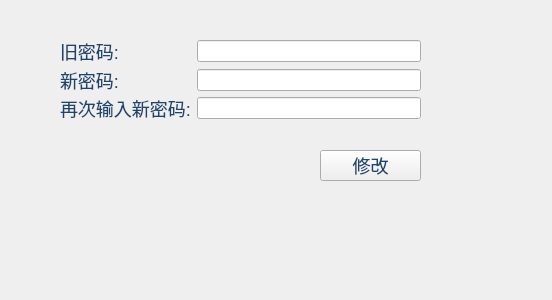
<?xml version="1.0" encoding="UTF-8"?>
<ui version="4.0">
 <class>Form</class>
 <widget class="QWidget" name="Form">
  <property name="geometry">
   <rect>
    <x>0</x>
    <y>0</y>
    <width>552</width>
    <height>300</height>
   </rect>
  </property>
  <property name="windowTitle">
   <string>Form</string>
  </property>
  <property name="styleSheet">
   <string notr="true">QLabel{
	font-size:18px;
	color:#1b456c;
}
QPushButton{
	font-size:18px;
	color:#1b456c;
}</string>
  </property>
  <widget class="QWidget" name="formLayoutWidget">
   <property name="geometry">
    <rect>
     <x>60</x>
     <y>40</y>
     <width>361</width>
     <height>80</height>
    </rect>
   </property>
   <layout class="QFormLayout" name="formLayout">
    <item row="0" column="0">
     <widget class="QLabel" name="label">
      <property name="text">
       <string>旧密码:</string>
      </property>
     </widget>
    </item>
    <item row="0" column="1">
     <widget class="QLineEdit" name="lineEdit">
      <property name="echoMode">
       <enum>QLineEdit::Password</enum>
      </property>
     </widget>
    </item>
    <item row="1" column="0">
     <widget class="QLabel" name="label_2">
      <property name="text">
       <string>新密码:</string>
      </property>
     </widget>
    </item>
    <item row="1" column="1">
     <widget class="QLineEdit" name="lineEdit_2">
      <property name="echoMode">
       <enum>QLineEdit::Password</enum>
      </property>
     </widget>
    </item>
    <item row="2" column="1">
     <widget class="QLineEdit" name="lineEdit_3">
      <property name="echoMode">
       <enum>QLineEdit::Password</enum>
      </property>
     </widget>
    </item>
    <item row="2" column="0">
     <widget class="QLabel" name="label_3">
      <property name="text">
       <string>再次输入新密码:</string>
      </property>
     </widget>
    </item>
   </layout>
  </widget>
  <widget class="QPushButton" name="pushButton">
   <property name="geometry">
    <rect>
     <x>320</x>
     <y>150</y>
     <width>101</width>
     <height>31</height>
    </rect>
   </property>
   <property name="text">
    <string>修改</string>
   </property>
  </widget>
 </widget>
 <resources/>
 <connections/>
</ui>
